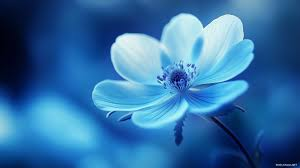
#> input picture Day-5 Part1/EDGE.JPG, 300 x 168 px
$ python 4_Edge_detection.py
#> lines starting #> are read from the running program, lines starting #| are printed output that depends on the picture
import cv2
import matplotlib.pyplot as plt

img = cv2.imread("EDGE.JPG")
#> img is the input picture: shape (168, 300, 3); mean B, G, R 164.5, 111.6, 50.7
gray = cv2.cvtColor(img,cv2.COLOR_BGR2GRAY)
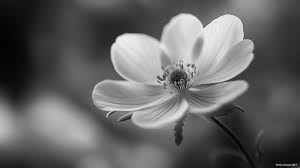
#> gray: shape (168, 300); min 2, max 247, mean 99.4
edges = cv2.Canny(gray,50,100)
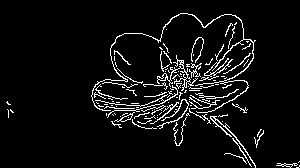
#> edges: shape (168, 300); 6.1% white in thin lines or dots

plt.imshow(cv2.cvtColor(edges,cv2.COLOR_BGR2RGB))
plt.show()
